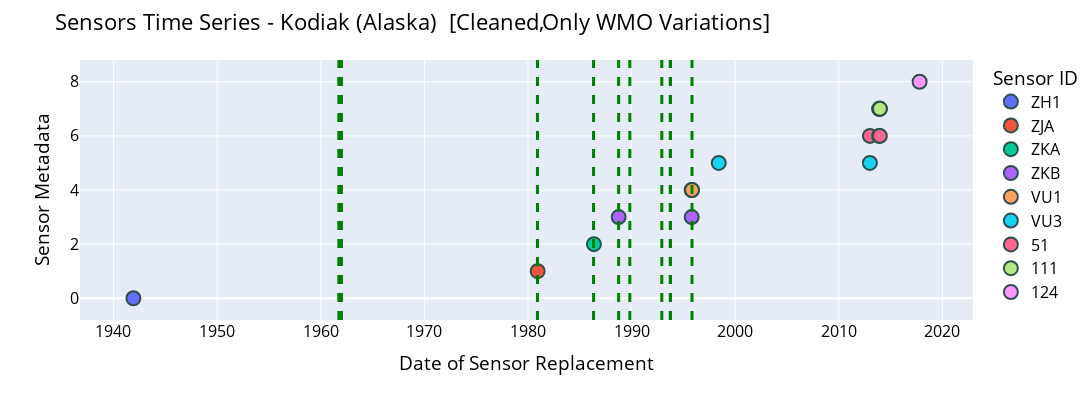

The notebook cell saved with this chart:
### Code cell
fig = make_time_series(data_df_clean, station_name, label=' [Cleaned,Only WMO Variations]') 
fig.show()

### Figure 1 — Plotly figure (JSON) as saved in the notebook; plotly's stock layout.template omitted (floating-point values rounded to 4 significant figures)
{"data": [{"customdata": [["  ZH1 VIZ model 1292-410 NWS 1680 MHz baseline {1973}^ (W1=19 calls this VIZ 1292, T=427) NWS stock #J005 <F=V1680AB,P=A,T=TR(ML-405),U=C,W=Ra(WBRT or GMD-1)>"]], "hovertemplate": "<b>%{hovertext}</b><br><br>sensor_id=ZH1 <br>date_time=%{x}<br>values=%{y}<br>comment=%{customdata[0]}<extra></extra>", "hovertext": ["ZH1 "], "legendgroup": "ZH1 ", "marker": {"color": "#636efa", "line": {"color": "DarkSlateGrey", "width": 2}, "size": 14, "symbol": "circle"}, "mode": "markers", "name": "ZH1 ", "orientation": "v", "showlegend": true, "type": "scatter", "visible": true, "x": ["1941-12-02T23:00:00"], "xaxis": "x", "y": [0], "yaxis": "y"}, {"customdata": [["  ZJA VIZ model 1392-510 NWS 1680 MHz Accu-Lok, new hygristor {1980}^ (T=001) NWS stock no. J031 <F=T1680AB,P=A,T=TR(ML-405),U=C,W=Ra(WBRT or GMD-1)>"]], "hovertemplate": "<b>%{hovertext}</b><br><br>sensor_id=ZJA <br>date_time=%{x}<br>values=%{y}<br>comment=%{customdata[0]}<extra></extra>", "hovertext": ["ZJA "], "legendgroup": "ZJA ", "marker": {"color": "#EF553B", "line": {"color": "DarkSlateGrey", "width": 2}, "size": 14, "symbol": "circle"}, "mode": "markers", "name": "ZJA ", "orientation": "v", "showlegend": true, "type": "scatter", "visible": true, "x": ["1980-12-08T00:00:00"], "xaxis": "x", "y": [1], "yaxis": "y"}, {"customdata": [["  ZKA VIZ model 1492-510 NWS 1680 MHz ART \"A\" Accu-Lok time sequenced {1986} 31313=01002^ (T=003,W3=10) 0.25 sec time sequenced <F=T1680AL,P=Ab,"]], "hovertemplate": "<b>%{hovertext}</b><br><br>sensor_id=ZKA <br>date_time=%{x}<br>values=%{y}<br>comment=%{customdata[0]}<extra></extra>", "hovertext": ["ZKA "], "legendgroup": "ZKA ", "marker": {"color": "#00cc96", "line": {"color": "DarkSlateGrey", "width": 2}, "size": 14, "symbol": "circle"}, "mode": "markers", "name": "ZKA ", "orientation": "v", "showlegend": true, "type": "scatter", "visible": true, "x": ["1986-05-14T00:00:00"], "xaxis": "x", "y": [2], "yaxis": "y"}, {"customdata": [["  ZKB VIZ model 1492-520 NWS 1680 MHz ART \"B\" Accu-Lok {1988} 31313=01102^ (T=004,W3=11,W2=28) NWS stock no. J060, 0.25 sec time sequenced <F=T1680AL,"], ["  ZKB VIZ model 1492-520 NWS 1680 MHz ART \"B\" Accu-Lok {1988} 31313=01102^ (T=004,W3=11,W2=28) NWS stock no. J060, 0.25 sec time sequenced <F=T1680AL,"]], "hovertemplate": "<b>%{hovertext}</b><br><br>sensor_id=ZKB <br>date_time=%{x}<br>values=%{y}<br>comment=%{customdata[0]}<extra></extra>", "hovertext": ["ZKB ", "ZKB "], "legendgroup": "ZKB ", "marker": {"color": "#ab63fa", "line": {"color": "DarkSlateGrey", "width": 2}, "size": 14, "symbol": "circle"}, "mode": "markers", "name": "ZKB ", "orientation": "v", "showlegend": true, "type": "scatter", "visible": true, "x": ["1988-10-01T00:00:00", "1995-10-20T00:00:00"], "xaxis": "x", "y": [3, 3], "yaxis": "y"}, {"customdata": [["  VU1 Vaisala RS80-56H or RS80-56 1680 MHz RDF H-Humicap NWS radiosonde, pressure cell {1995} 31313=43702^ (W3=37, T=038) <F=T1680AL,P=Ac,T=CB,U=A>"], ["  VU1 Vaisala RS80-56H or RS80-56 1680 MHz RDF H-Humicap NWS radiosonde, pressure cell {1995} 31313=43702^ (W3=37, T=038) <F=T1680AL,P=Ac,T=CB,U=A>"]], "hovertemplate": "<b>%{hovertext}</b><br><br>sensor_id=VU1 <br>date_time=%{x}<br>values=%{y}<br>comment=%{customdata[0]}<extra></extra>", "hovertext": ["VU1 ", "VU1 "], "legendgroup": "VU1 ", "marker": {"color": "#FFA15A", "line": {"color": "DarkSlateGrey", "width": 2}, "size": 14, "symbol": "circle"}, "mode": "markers", "name": "VU1 ", "orientation": "v", "showlegend": true, "type": "scatter", "x": ["1995-10-19T20:00:00", "1995-11-01T00:00:00"], "xaxis": "x", "y": [4, 4], "yaxis": "y"}, {"customdata": [["  VU3 Vaisala RS80-57H or RS80-57 1680 MHz RDF H-Humicap NWS radiosonde, pressure cell {1998} 31313=45202^ (W3=52, T=039) (RDF, 1680+-3 MHz AM)"], ["  VU3 Vaisala RS80-57H or RS80-57 1680 MHz RDF H-Humicap NWS radiosonde, pressure cell {1998} 31313=45202^ (W3=52, T=039) (RDF, 1680+-3 MHz AM)"]], "hovertemplate": "<b>%{hovertext}</b><br><br>sensor_id=VU3 <br>date_time=%{x}<br>values=%{y}<br>comment=%{customdata[0]}<extra></extra>", "hovertext": ["VU3 ", "VU3 "], "legendgroup": "VU3 ", "marker": {"color": "#19d3f3", "line": {"color": "DarkSlateGrey", "width": 2}, "size": 14, "symbol": "circle"}, "mode": "markers", "name": "VU3 ", "orientation": "v", "showlegend": true, "type": "scatter", "x": ["1998-06-01T00:00:00", "2012-12-31T12:00:00"], "xaxis": "x", "y": [5, 5], "yaxis": "y"}, {"customdata": [["VIZ-B2 (United States)                "], ["VIZ-B2 (United States)                "], ["VIZ-B2 (United States)                "]], "hovertemplate": "<b>%{hovertext}</b><br><br>sensor_id=51<br>date_time=%{x}<br>values=%{y}<br>comment=%{customdata[0]}<extra></extra>", "hovertext": ["51", "51", "51"], "legendgroup": "51", "marker": {"color": "#FF6692", "line": {"color": "DarkSlateGrey", "width": 2}, "size": 14, "symbol": "circle"}, "mode": "markers", "name": "51", "orientation": "v", "showlegend": true, "type": "scatter", "x": ["2013-01-01T00:00:00", "2013-11-19T00:00:00", "2013-12-17T00:00:00"], "xaxis": "x", "y": [6, 6, 6], "yaxis": "y"}, {"customdata": [["Sippican LMS6 w/Chip Thermistor, external boom mounted capacitance relative   humidity sensor, and derived pressure from GPS   height          "], ["Sippican LMS6 w/Chip Thermistor, external boom mounted capacitance relative   humidity sensor, and derived pressure from GPS   height          "], ["Sippican LMS6 w/Chip Thermistor, external boom mounted capacitance relative   humidity sensor, and derived pressure from GPS   height          "]], "hovertemplate": "<b>%{hovertext}</b><br><br>sensor_id=111<br>date_time=%{x}<br>values=%{y}<br>comment=%{customdata[0]}<extra></extra>", "hovertext": ["111", "111", "111"], "legendgroup": "111", "marker": {"color": "#B6E880", "line": {"color": "DarkSlateGrey", "width": 2}, "size": 14, "symbol": "circle"}, "mode": "markers", "name": "111", "orientation": "v", "showlegend": true, "type": "scatter", "x": ["2013-11-18T19:00:00", "2013-12-16T21:00:00", "2013-12-18T00:00:00"], "xaxis": "x", "y": [7, 7, 7], "yaxis": "y"}, {"customdata": [["Vaisala RS41/AUTOSONDE (Finland)                            "]], "hovertemplate": "<b>%{hovertext}</b><br><br>sensor_id=124<br>date_time=%{x}<br>values=%{y}<br>comment=%{customdata[0]}<extra></extra>", "hovertext": ["124"], "legendgroup": "124", "marker": {"color": "#FF97FF", "line": {"color": "DarkSlateGrey", "width": 2}, "size": 14, "symbol": "circle"}, "mode": "markers", "name": "124", "orientation": "v", "showlegend": true, "type": "scatter", "x": ["2017-10-17T23:01:04"], "xaxis": "x", "y": [8], "yaxis": "y"}], "layout": {"font": {"color": "black", "size": 16}, "height": 400, "hovermode": "x unified", "legend": {"title": {"text": "Sensor ID"}, "tracegroupgap": 0}, "margin": {"t": 60}, "shapes": [{"line": {"color": "green", "dash": "dash", "width": 3}, "type": "line", "x0": "1961-10-01T00:00:00", "x1": "1961-10-01T00:00:00", "xref": "x", "y0": 0, "y1": 1, "yref": "y domain"}, {"line": {"color": "green", "dash": "dash", "width": 3}, "type": "line", "x0": "1962-01-01T00:00:00", "x1": "1962-01-01T00:00:00", "xref": "x", "y0": 0, "y1": 1, "yref": "y domain"}, {"line": {"color": "green", "dash": "dash", "width": 3}, "type": "line", "x0": "1980-12-01T00:00:00", "x1": "1980-12-01T00:00:00", "xref": "x", "y0": 0, "y1": 1, "yref": "y domain"}, {"line": {"color": "green", "dash": "dash", "width": 3}, "type": "line", "x0": "1986-05-01T00:00:00", "x1": "1986-05-01T00:00:00", "xref": "x", "y0": 0, "y1": 1, "yref": "y domain"}, {"line": {"color": "green", "dash": "dash", "width": 3}, "type": "line", "x0": "1988-10-01T00:00:00", "x1": "1988-10-01T00:00:00", "xref": "x", "y0": 0, "y1": 1, "yref": "y domain"}, {"line": {"color": "green", "dash": "dash", "width": 3}, "type": "line", "x0": "1989-11-01T00:00:00", "x1": "1989-11-01T00:00:00", "xref": "x", "y0": 0, "y1": 1, "yref": "y domain"}, {"line": {"color": "green", "dash": "dash", "width": 3}, "type": "line", "x0": "1992-12-01T00:00:00", "x1": "1992-12-01T00:00:00", "xref": "x", "y0": 0, "y1": 1, "yref": "y domain"}, {"line": {"color": "green", "dash": "dash", "width": 3}, "type": "line", "x0": "1993-10-01T00:00:00", "x1": "1993-10-01T00:00:00", "xref": "x", "y0": 0, "y1": 1, "yref": "y domain"}, {"line": {"color": "green", "dash": "dash", "width": 3}, "type": "line", "x0": "1993-10-01T00:00:00", "x1": "1993-10-01T00:00:00", "xref": "x", "y0": 0, "y1": 1, "yref": "y domain"}, {"line": {"color": "green", "dash": "dash", "width": 3}, "type": "line", "x0": "1993-10-01T00:00:00", "x1": "1993-10-01T00:00:00", "xref": "x", "y0": 0, "y1": 1, "yref": "y domain"}, {"line": {"color": "green", "dash": "dash", "width": 3}, "type": "line", "x0": "1993-10-01T00:00:00", "x1": "1993-10-01T00:00:00", "xref": "x", "y0": 0, "y1": 1, "yref": "y domain"}, {"line": {"color": "green", "dash": "dash", "width": 3}, "type": "line", "x0": "1995-11-01T00:00:00", "x1": "1995-11-01T00:00:00", "xref": "x", "y0": 0, "y1": 1, "yref": "y domain"}], "title": {"text": "Sensors Time Series - Kodiak (Alaska)  [Cleaned,Only WMO Variations]"}, "width": 1800, "xaxis": {"anchor": "y", "autorange": true, "domain": [0, 1], "range": ["1937-03-08 08:51:25.6547", "2022-07-14 13:09:38.3453"], "title": {"text": "Date of Sensor Replacement"}, "type": "date"}, "yaxis": {"anchor": "x", "autorange": true, "domain": [0, 1], "range": [-0.8037, 8.804], "tickfont": {"size": 16}, "title": {"text": "Sensor Metadata"}, "type": "linear"}}}
